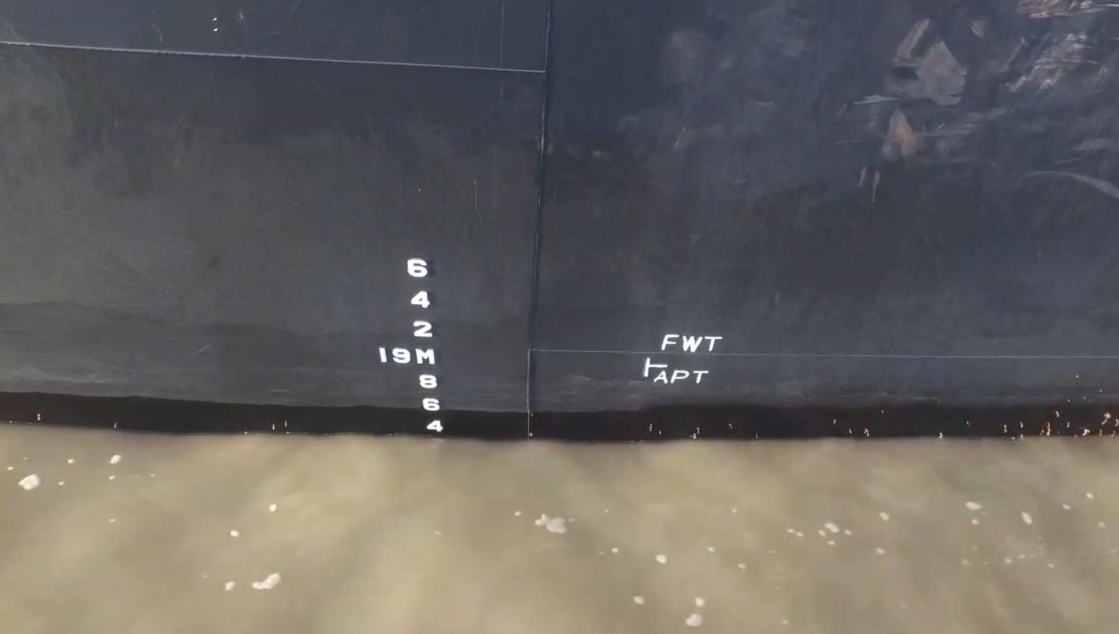
#> input picture test.png, 2238 x 1268 px (shown at 1/2 size)
$ python -i image_process.py   (imports and definitions only)   (older library calls are emulated)
#> lines starting #> are read from the running program, lines starting #| are printed output that depends on the picture; after the words box and inside, x2 and y2 are one past the last pixel; in counts of white or black regions, pixels touching at a corner belong together
#coding=utf-8
import cv2
from skimage import filters , io
import imutils
import numpy as np
from imutils.perspective import four_point_transform

class Image_preprocess:
    def __init__(self , filename):
#> called with filename = 'test.png'
        self.image = imutils.resize(cv2.imread(filename) , height = 500)
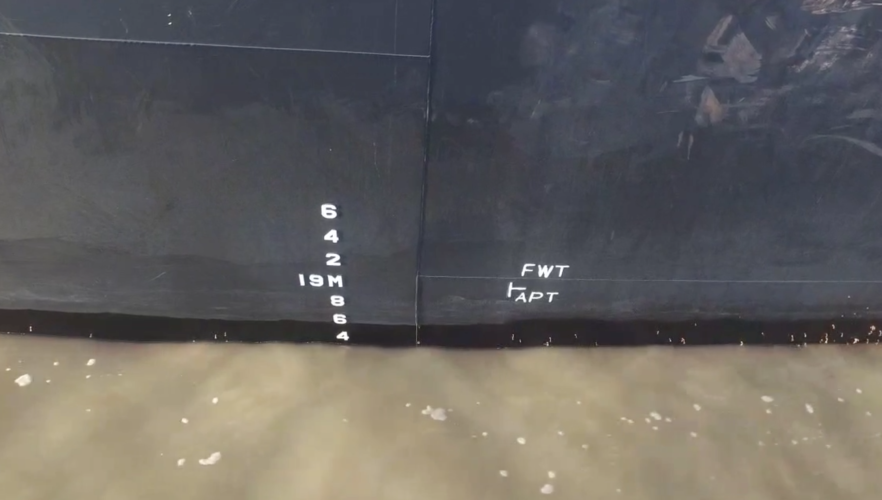
#> self.image: shape (500, 882, 3); mean B, G, R 95.9, 98.3, 101
        self.gray = cv2.cvtColor(self.image , cv2.COLOR_BGR2GRAY)
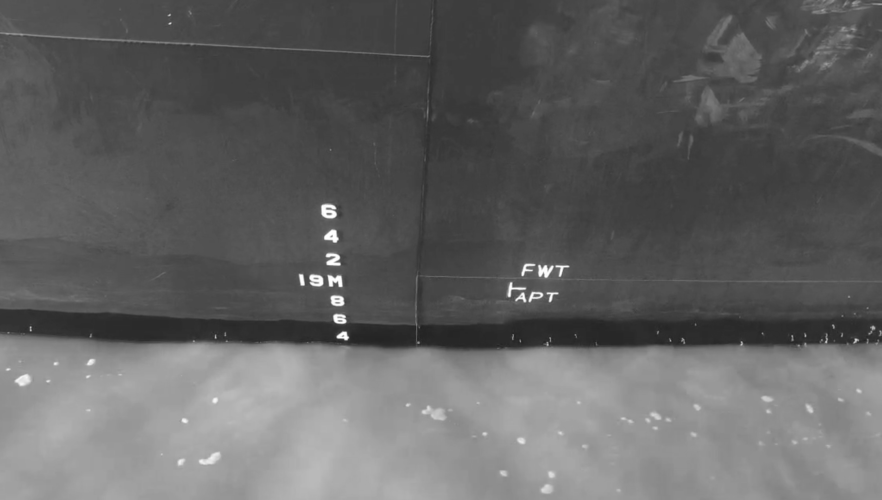
#> self.gray: shape (500, 882); min 33, max 255, mean 98.8

    def detect_contours(self):
        gradient = filters.sobel(self.gray.astype("float"))
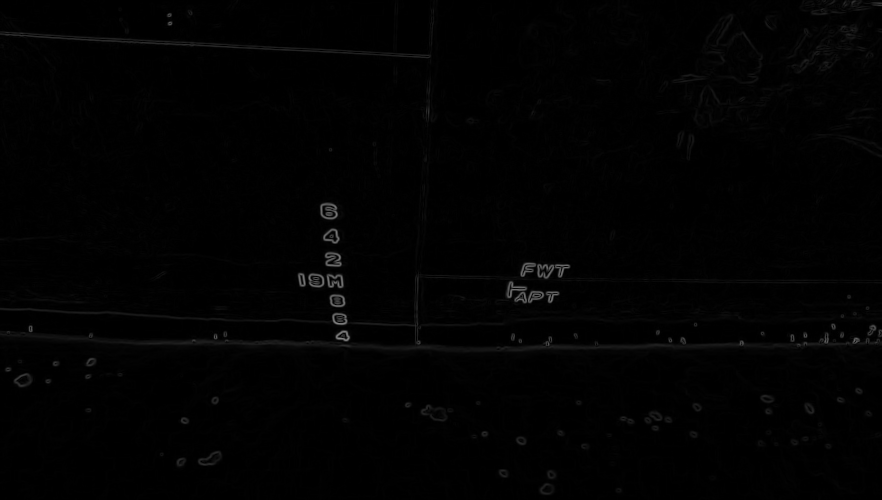
#> gradient: shape (500, 882) float64; min 0, max 136.7, mean 2.4
        # io.imshow(self.gray)
        # io.show()

        blurred = cv2.blur(gradient , (9 , 9))
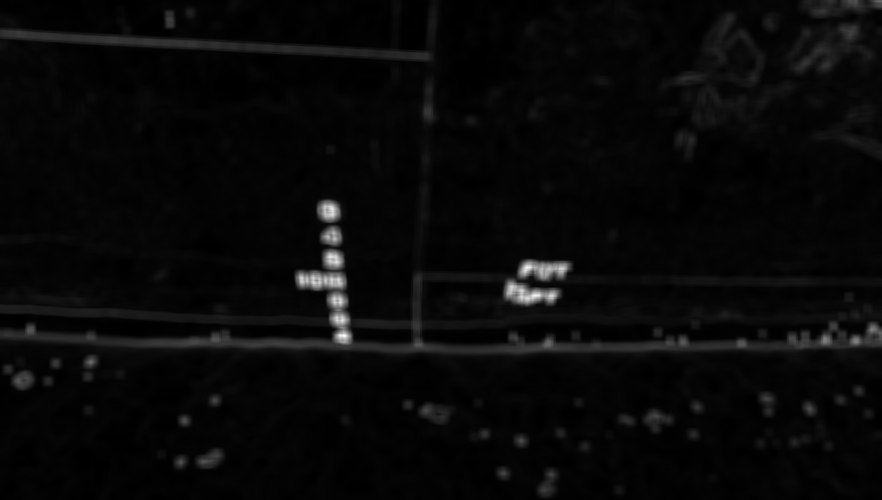
#> blurred: shape (500, 882) float64; min -9.87e-15, max 69.3, mean 2.4; drawn with min black and max white
        blurred = blurred.astype(np.uint8)
        _ , thresh = cv2.threshold(blurred , 20 , 255 , cv2.THRESH_BINARY)
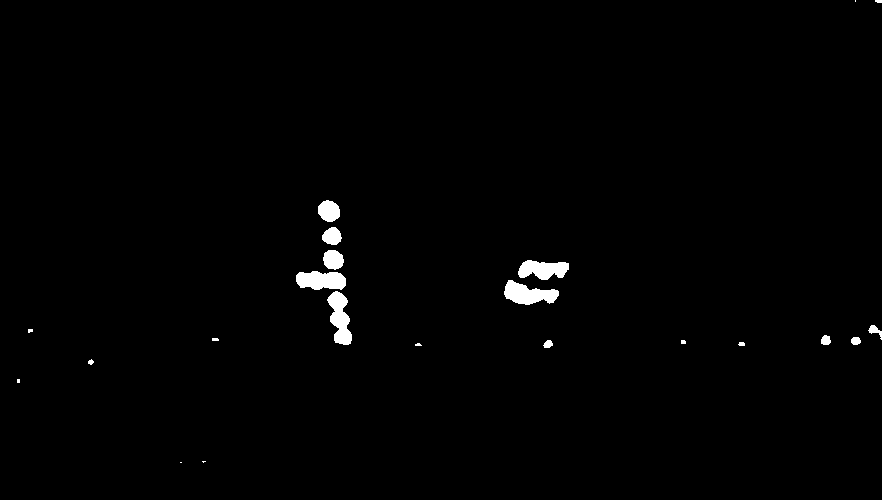
#> thresh: shape (500, 882); 1% white; 22 white regions (8 under 20 px), largest, box (x1, y1, x2, y2) and area: (504, 280, 559, 305) 822, (327, 291, 352, 345) 802, (296, 271, 346, 290) 765
        kernel = cv2.getStructuringElement(cv2.MORPH_RECT , (21 , 7))
        self.closed = cv2.morphologyEx(thresh , cv2.MORPH_CLOSE , kernel)
#> self.closed: shape (500, 882); 1.2% white; 14 white regions (6 under 20 px), largest, box (x1, y1, x2, y2) and area: (296, 200, 352, 345) 2813, (504, 260, 569, 305) 1771, (821, 325, 882, 345) 432
        self.closed = cv2.erode(self.closed, None, iterations = 4)
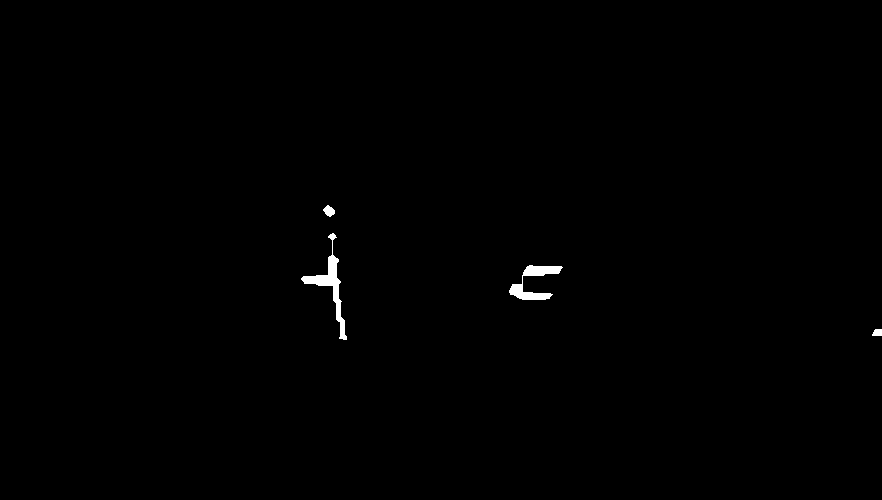
#> self.closed: shape (500, 882); 0.4% white; 4 white regions, box (x1, y1, x2, y2) and area: (301, 233, 347, 340) 901, (509, 265, 563, 300) 715, (323, 205, 335, 217) 91, (872, 329, 882, 336) 61
        self.closed = cv2.dilate(self.closed, None, iterations = 8)
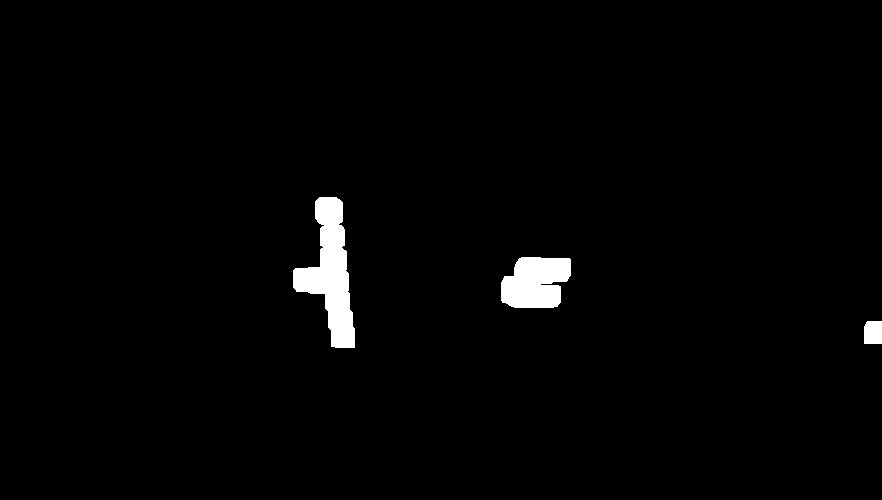
#> self.closed: shape (500, 882); 1.8% white; 3 white regions
        cnts = cv2.findContours(self.closed.copy() , cv2.RETR_EXTERNAL , cv2.CHAIN_APPROX_SIMPLE)
#> cnts = 3 contours; box (x1, y1, x2, y2) and area: (293, 197, 355, 348) 4353, (501, 257, 571, 308) 2750, (864, 321, 882, 344) 366
        cnts = cnts[0] if imutils.is_cv2() else cnts[1]
        return cnts

    # [50 lines left out: functions alig_image, get_target_piece, piece_detect, get_max_cnt_and_interval_from_pieces, not called in this run]

>>> result = Image_preprocess('test.png').detect_contours()
#> result has the same summary as cnts in detect_contours
